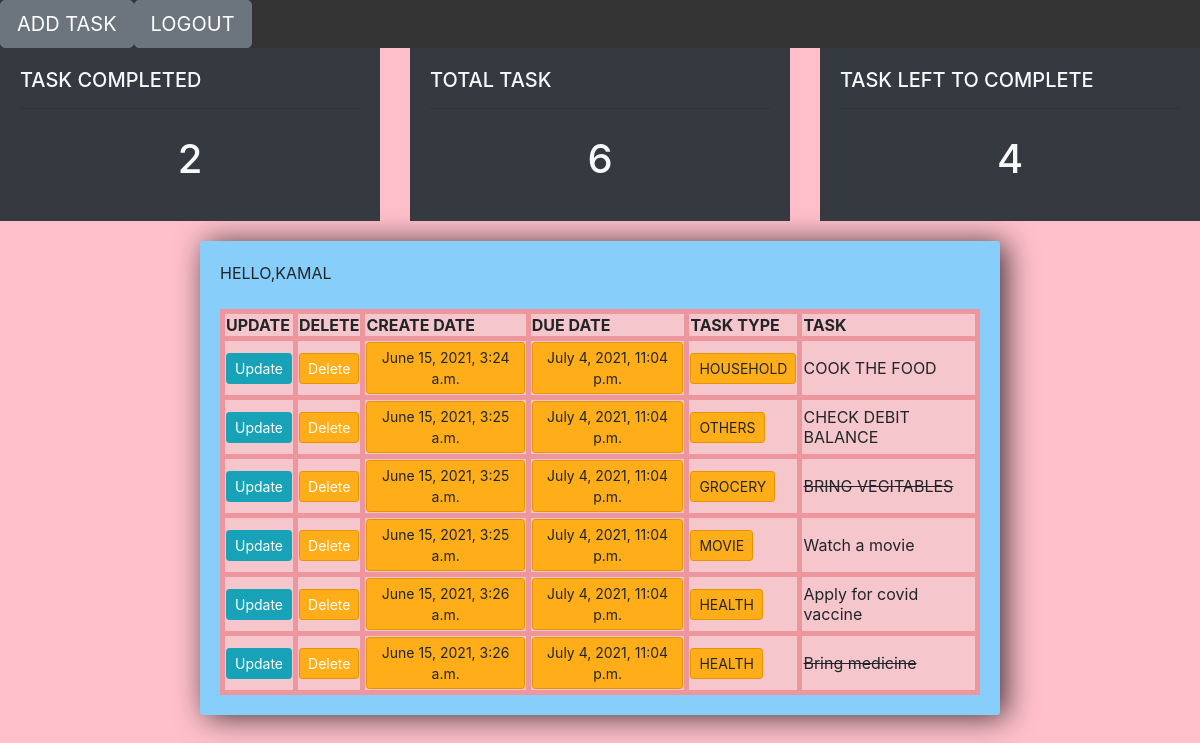
/list.html (signed in), run on the app's committed database.
### tasks/models.py (models this page shows)
class Task(models.Model):
    branch=(
		('COMPLETE','COMPLETE'),
		('INCOMPLETE','INCOMPLETE')
	)
    type=(
    ('-------','-------'),
		('GROCERY','GROCERY'),
		('MOVIE','MOVIE'),
    ('HOUSEHOLD','HOUSEHOLD'),
		('HEALTH','HEALTH'),
    ('SOCIAL','SOCIAL'),
    ('OTHERS','OTHERS')
	)
    username = models.ForeignKey(User, on_delete=models.SET_NULL, related_name="todolist", null=True,blank=True)
    title = models.CharField(unique=True,max_length=200 ,default='SOME STRING')
    created = models.DateTimeField(auto_now_add=True)
    tasktype=models.CharField(max_length=200,choices=type,default='-------')
    completetask=models.CharField(max_length=200,choices=branch,default='INCOMPLETE')
    def __str__(self):
      return self.title

### tasks/views.py (the view)
# urls.py: path('list.html', views.index, name="list"),
@login_required(login_url='login')
def index(request):
    user=request.user
    tasks = Task.objects.filter(username=user)
    form = TaskForm()
    if request.method =='POST':
	    form = TaskForm(request.POST)
	    if form.is_valid():
		     form.save()
	    messages.success(request,"ALLOWEED")
	    return redirect('list')
    completed_tasks=Task.objects.filter(completetask='COMPLETE').filter(username=user).count()
    uncompleted_tasks=Task.objects.filter(completetask='INCOMPLETE').filter(username=user).count()
    left_task=Task.objects.filter(username=user).count()
    duedate=datetime.today() + timedelta(days=20)
    context = {'tasks':tasks,'form':form,'completed_tasks':completed_tasks,'uncompleted_tasks':uncompleted_tasks,'left_task':left_task,'duedate':duedate}
    return render(request, 'tasks/list.html', context)

### tasks/templates/tasks/list.html (shortened to what this page needs)
<link rel="stylesheet" href="https://stackpath.bootstrapcdn.com/bootstrap/4.3.1/css/bootstrap.min.css">
<ul>
	<li><a class="btn btn-secondary btn-lg btn-block"   href="{% url 'add_task'  %}">ADD TASK</a></li></div>
	<li><a class="btn btn-secondary btn-lg btn-block"  href="{%  url 'logout' %}">LOGOUT</a></li></div>
  </ul>
<div class="Card-Block">
	<div class="row">
<div class="col">
	<div class="card-body bg-dark text-light">
		<div class="Inside-card">
			<h5>TASK COMPLETED </h5>
			<hr>
			<h1 style="text-align:center; padding:10px">{{completed_tasks}}</h1>
		</div>
	</div>
</div>
<div class="col">
	<div class="card-body bg-dark text-light">
		<div class="Inside-card">
			<h5>TOTAL TASK </h5>
			<hr>
			<h1 style="text-align:center; padding:10px">{{left_task}}</h1>
		</div>
	</div>
</div>
<div class="col">
	<div class="card-body bg-dark text-light">
		<div class="Inside-card">
			<h5>TASK LEFT TO COMPLETE </h5>
			<hr>
			<h1 style="text-align:center; padding:10px">{{uncompleted_tasks}}</h1>
		</div>
	</div>
</div>
	</div>
</div>
<div class="center-column" >
	<span class="hello-msg">HELLO,{{request.user}}</span>
	<br>
	<br>
			<table style="width:100%">
				<tr class="table-danger">
				  <th>UPDATE</th>
				  <th>DELETE</th>
				  <th>CREATE DATE</th>
				  <th>DUE DATE</th>
				  <th>TASK TYPE</th>
			      <th>TASK</th>
				</tr>
	<div class="todo-list">
	{% for task in tasks %}
	<tr class="table-danger">
	<td><a class="btn btn-sm btn-info" href="{% url 'update_task' task.id %}">Update</a></td>
	<td><a class="btn btn-sm btn-danger" href="{% url 'delete' task.id %}">Delete</a></td>
	<td><a class="btn btn-sm btn-danger" >{{task.created}}</a></td>
	<td><a class="btn btn-sm btn-danger" >{{duedate}}</a></td>
	<td><a class="btn btn-sm btn-danger" >{{task.tasktype}}</a></td>
			{% if task.completetask == 'COMPLETE' %}
			<td><strike>{{task}}</strike></td>
			{% else %}
		<td><span>{{task}}</span></td>
			{% endif %}
		</div>
	{% endfor %}

### tasks/templates/tasks/list.html (style rules this page uses)
ul { list-style-type: none; margin: 0; padding: 0; overflow: hidden; background-color: #333; }
li { float: left; }
li a { display: block; color: black; text-align: center; padding: 14px 16px; text-decoration: none; }
.center-column { width:800px; margin: 20px auto; padding:20px; background-color:lightskyblue; border-radius: 3px; box-shadow: 6px 2px 30px 0px rgba(0.5,0,0,0.75); }
.btn-danger { background-color: #ffae19; border-color: #e59400; }
table, th, td { border: 5px solid black; }

### data on the page
Task: created "June 15, 2021, 3:24 a.m.", tasktype "HOUSEHOLD", title "COOK THE FOOD"
Task: created "June 15, 2021, 3:25 a.m.", tasktype "OTHERS", title "CHECK DEBIT BALANCE"
Task: created "June 15, 2021, 3:25 a.m.", tasktype "GROCERY", title "BRING VEGITABLES"
Task: created "June 15, 2021, 3:25 a.m.", tasktype "MOVIE", title "Watch a movie"
Task: created "June 15, 2021, 3:26 a.m.", tasktype "HEALTH", title "Apply for covid vaccine"
Task: created "June 15, 2021, 3:26 a.m.", tasktype "HEALTH", title "Bring medicine"

### other printed values
{{ completed_tasks }} "2"
{{ left_task }} "6"
{{ uncompleted_tasks }} "4"
{{ request.user }} "KAMAL"
